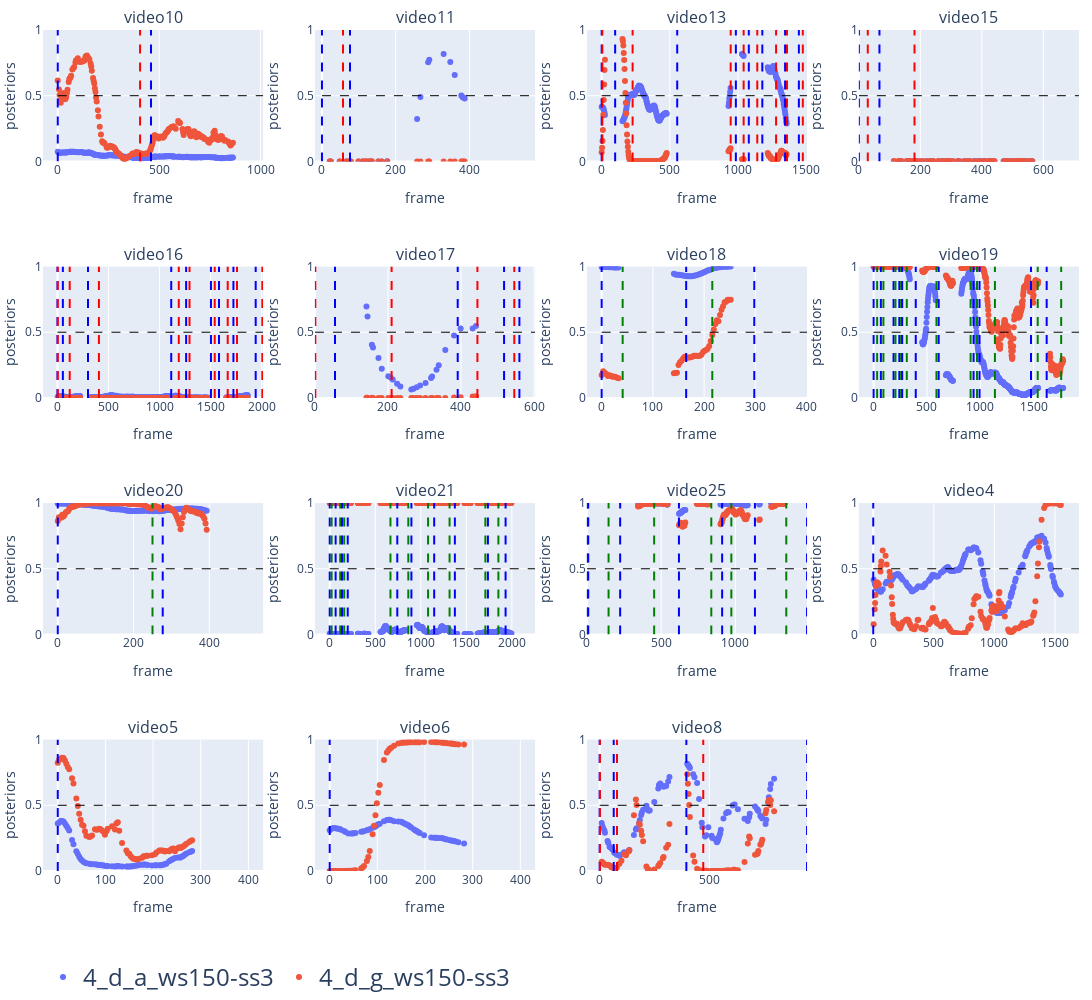

Notebook code for this chart:
### Code cell
run_name_list = ['4_d_a_ws150-ss3', '4_d_g_ws150-ss3']
compare_emo_pos_all_video(run_name_list, dis_video_name_list, figure_size=(3000, 1000), epoch=[5, 5])
